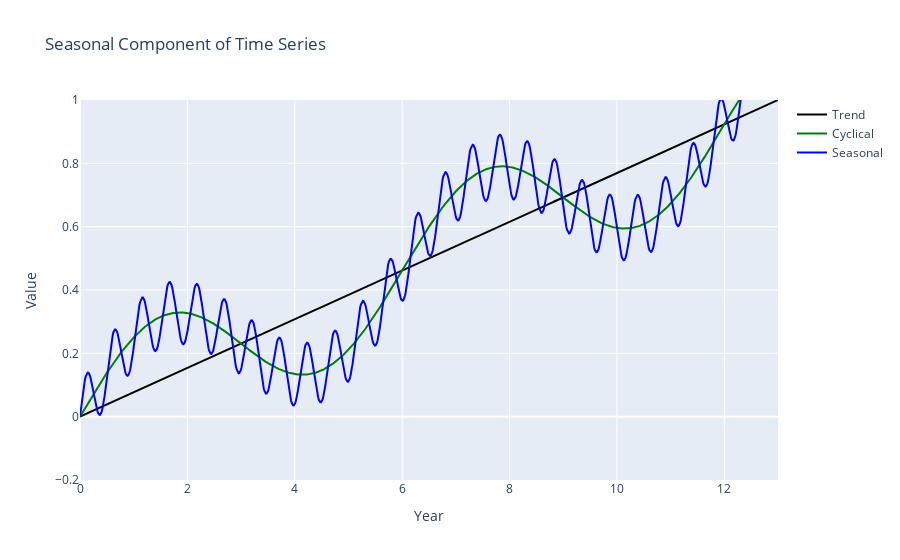

Notebook code cell kept with this figure:
### Code cell
# Definir el rango de valores para el eje X
t = np.linspace(0, 13, 1000)

# Crear una tendencia lineal desde 0 hasta 1
trend = np.linspace(0, 1, 1000)

# Crear un componente cíclico con una función sinusoidal
cyclical = 0.2 * np.sin(2 * np.pi * t / 6)

# Crear un componente estacional con una función sinusoidal más suave
seasonal = 0.1 * np.sin(2 * np.pi * t * 1.95)

# Crear la figura
fig = go.Figure()
fig.add_trace(go.Scatter(x=t, y=trend, mode='lines', name='Trend', line=dict(color='black')))
fig.add_trace(go.Scatter(x=t, y=trend + cyclical, mode='lines', name='Cyclical', line=dict(color='green')))
fig.add_trace(go.Scatter(x=t, y=trend + cyclical + seasonal, mode='lines', name='Seasonal', line=dict(color='blue')))

# Configurar el diseño del gráfico
fig.update_layout(
    title='Seasonal Component of Time Series',
    xaxis_title='Year',
    yaxis_title='Value',
    xaxis=dict(range=[0, 13]),
    yaxis=dict(range=[-0.2, 1])
)

# Mostrar la gráfica
fig.show()

### Figure 1 — Plotly figure (JSON) as saved in the notebook; plotly's stock layout.template omitted (floating-point values rounded to 4 significant figures; data arrays with more than 128 entries replaced by an {"elided": "..."} marker saying what was removed)
{"data": [{"line": {"color": "black"}, "mode": "lines", "name": "Trend", "type": "scatter", "x": {"elided": "1000 float values"}, "y": {"elided": "1000 float values"}}, {"line": {"color": "green"}, "mode": "lines", "name": "Cyclical", "type": "scatter", "x": {"elided": "1000 float values"}, "y": {"elided": "1000 float values"}}, {"line": {"color": "blue"}, "mode": "lines", "name": "Seasonal", "type": "scatter", "x": {"elided": "1000 float values"}, "y": {"elided": "1000 float values"}}], "layout": {"title": {"text": "Seasonal Component of Time Series"}, "xaxis": {"range": [0, 13], "title": {"text": "Year"}}, "yaxis": {"range": [-0.2, 1], "title": {"text": "Value"}}}}
